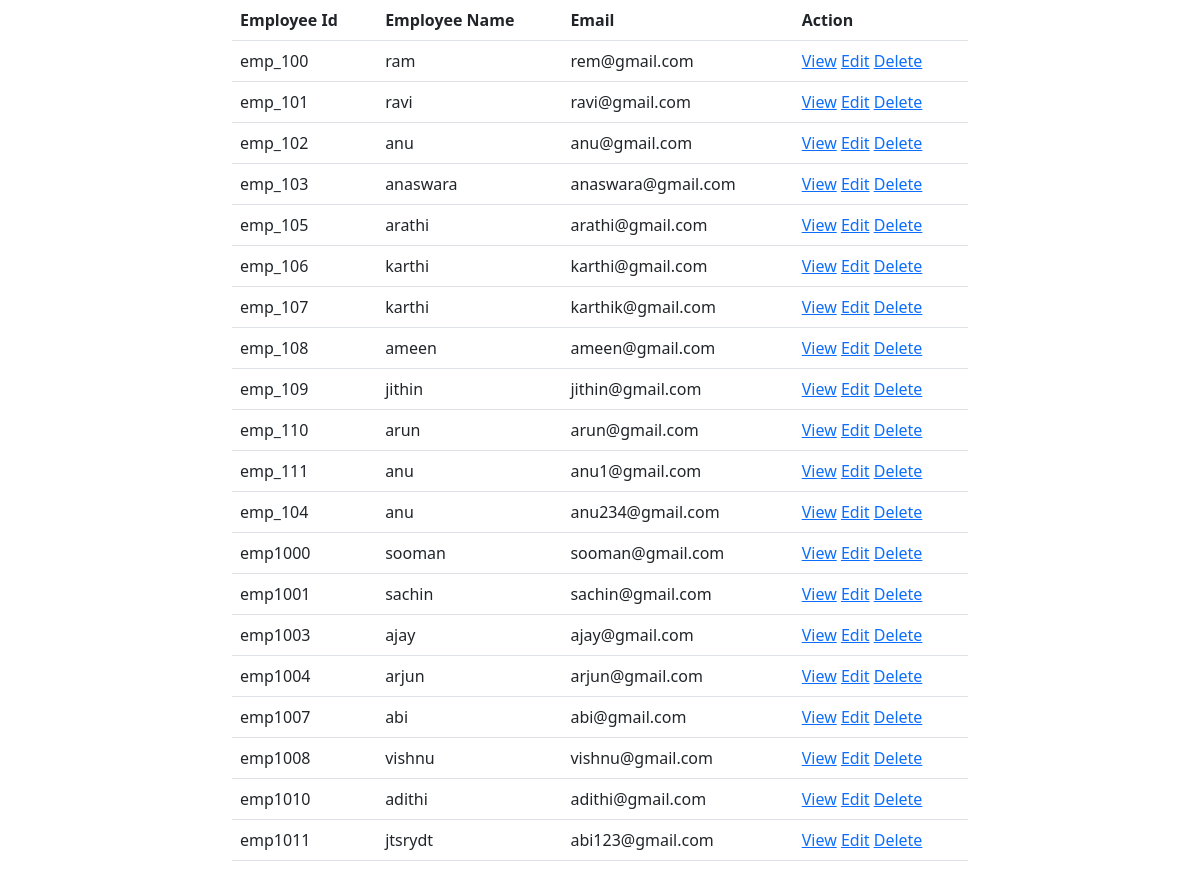
The page /employee/all on the database as committed earlier.
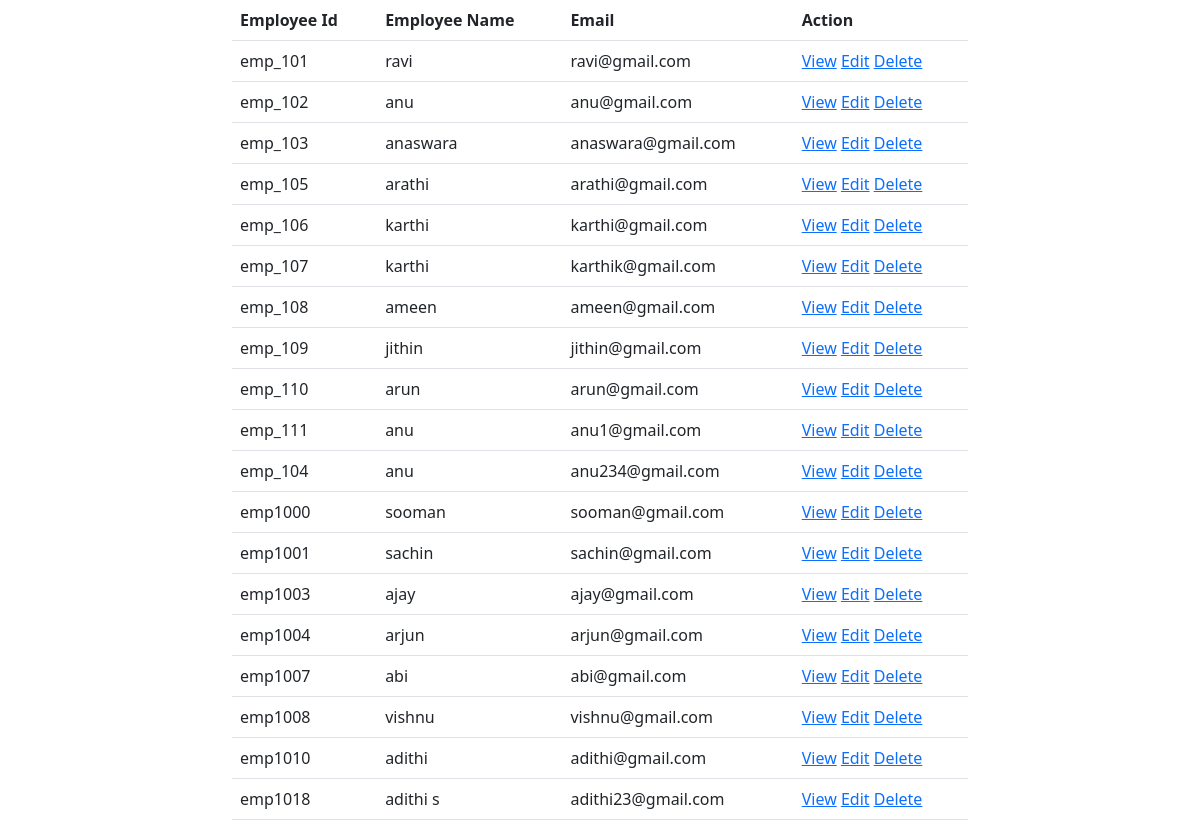
The same page on the database as committed later.
### employee/models.py (models this page shows, shortened)
class Employee(models.Model):
    eid = models.CharField(max_length=120,primary_key=True)
    employee_name = models.CharField(max_length=120)
    designation = models.CharField(max_length=120)
    salary = models.PositiveIntegerField()
    email = models.EmailField(unique=True)
    experience = models.PositiveIntegerField(null=True)

### employee/views.py (the view)
# urls.py: path("all", views.EmployeeListView.as_view(), name="emp-list"),
class EmployeeListView(View):
    def get(self, request, *args, **kwargs):
        qs = Employee.objects.all()
        return render(request, "emp-list.html", {"employees": qs})

### employee/templates/emp-list.html (shortened to what this page needs)
<!DOCTYPE html>
<html lang="en">
<head>
<link href="https://cdn.jsdelivr.net/npm/bootstrap@5.2.0-beta1/dist/css/bootstrap.min.css" rel="stylesheet">
</head>
<body>
<div class="container">
    <div class="row">
        <div class="col-2"></div>
        <div class="col-8">
           <table class="table">
               <tr>
                   <th>Employee Id</th>
                   <th>Employee Name</th>
                   <th>Email</th>
                   <th>Action</th>
               </tr>
               {%for emp in employees%}
               <tr>
                   <td>{{emp.eid}}</td>
                   <td>{{emp.employee_name}}</td>
                   <td>{{emp.email}}</td>
                   <td>
                       <a href="{%url "emp-detail" emp.eid%}">View</a>
                       <a href="{%url "emp-edit" emp.eid%}">Edit</a>
                       <a href="{%url "emp-remove" emp.eid%}">Delete</a>
                   </td>
               </tr>
               {%endfor%}
           </table>
        </div>
        <div class="col-2"></div>
    </div>
</div>
</body>
</html>

Rows that differ between the two databases and show on the page:
removed Employee: eid "emp_100", employee_name "ram", email "rem@gmail.com"
removed Employee: eid "emp1011", employee_name "jtsrydt", email "abi123@gmail.com"
added Employee: eid "emp1018", employee_name "adithi s", email "adithi23@gmail.com"
